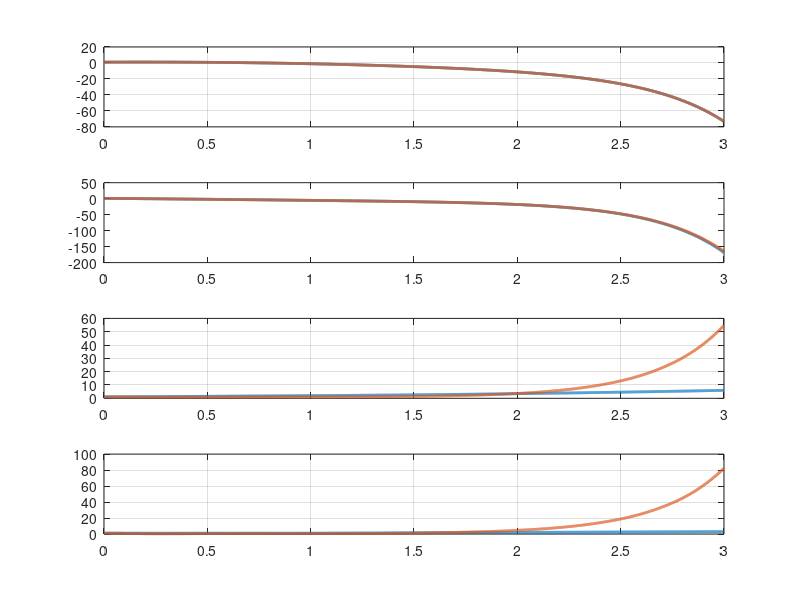

Write MATLAB code to recreate this figure.
clc
clear all;

m = 0.11; 
g = 9.8;
j = 9.99*10^(-6);
R = 0.015;
d = 0.03;
l = 1;
N = -17.1874;
K =[ -17.1874  -22.0571   71.0000   14.0000];

u1 = @(t) 1 * (t >= 1)  ; 

ode_function = @(t, x) [
    x(2);
    ((m*x(1)*(x(4)^2)-m*g*sin(x(3)))/((j/R^2)+m));
    x(4);
    u1(t);
];

initial_conditions = [1; 1; 1; 1];
 
t_span =  linspace(0, 3, 4000);

[t, x] = ode45(ode_function, t_span, initial_conditions);

y = x(:, 1);

% observer 
A = [0 1 0 0;
     0 0 -6.9819 0;
     0 0 0 1;
     0 0 0 0];
B = [0; 0; 0; 1];
C = [1 0 0 0];
observer_pole = [ -11 -12 -13 -14 ] ;
L_transpose = acker ( A' , C' , observer_pole ) ;
L = L_transpose' ; 

Anew = A-(L*C) ; 
Bnew = [ B , L ] ; 
Cnew = C ; 

%Initial conditions for observer

initial_conditions_observer = [1; 1; 1; 1] ;

observer = ss(Anew , Bnew , Cnew , 0);
u = ones(size(t));
u_y = [u , y];

[y_observer, t , x_observer] = lsim(observer, u_y, t_span, initial_conditions_observer);
%plots

figure;
subplot(4, 1, 1);
plot(t, x(:, 1), 'LineWidth', 2, 'DisplayName', 'State 1');
hold on;
plot(t, x_observer(:, 1), 'LineWidth', 2, 'DisplayName', 'State observer');
hold on;
grid on;

subplot(4, 1, 2);
plot(t, x(:, 2), 'LineWidth', 2, 'DisplayName', 'State 2');
hold on;
plot(t, x_observer(:, 2), 'LineWidth', 2, 'DisplayName', 'State observer');
hold on;

subplot(4, 1, 3);
plot(t, x(:, 3), 'LineWidth', 2, 'DisplayName', 'State 3');
hold on;
plot(t, x_observer(:, 3), 'LineWidth', 2, 'DisplayName', 'State observer');
hold on;
grid on;
subplot(4, 1, 4);
plot(t, x(:, 4), 'LineWidth', 2, 'DisplayName', 'State 4');
hold on;
plot(t, x_observer(:, 4), 'LineWidth', 2, 'DisplayName', 'State observer');
hold on;
grid on;